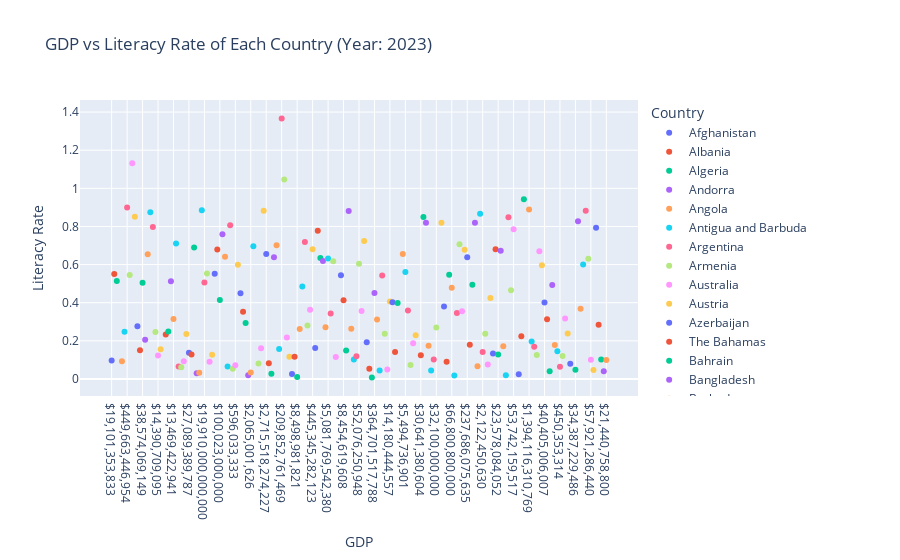

This figure's notebook cell:
### Code cell
# Plot the GDP and Literacy rate of the each country (Year : 2022).

import plotly.express as px
df_2023 = df[df['Year'] == 2022]
df = pd.read_excel('world_literacy_data_2021_2023.xlsx') # iris is a pandas DataFrame
fig = px.scatter(df_2023, x="GDP", y="Literacy Rate", color='Country', 
                                 title='GDP vs Literacy Rate of Each Country (Year: 2022)')
fig.update_layout(
    xaxis_title='GDP',
    yaxis_title='Literacy Rate',
    legend_title='Country'
)
fig.show()
